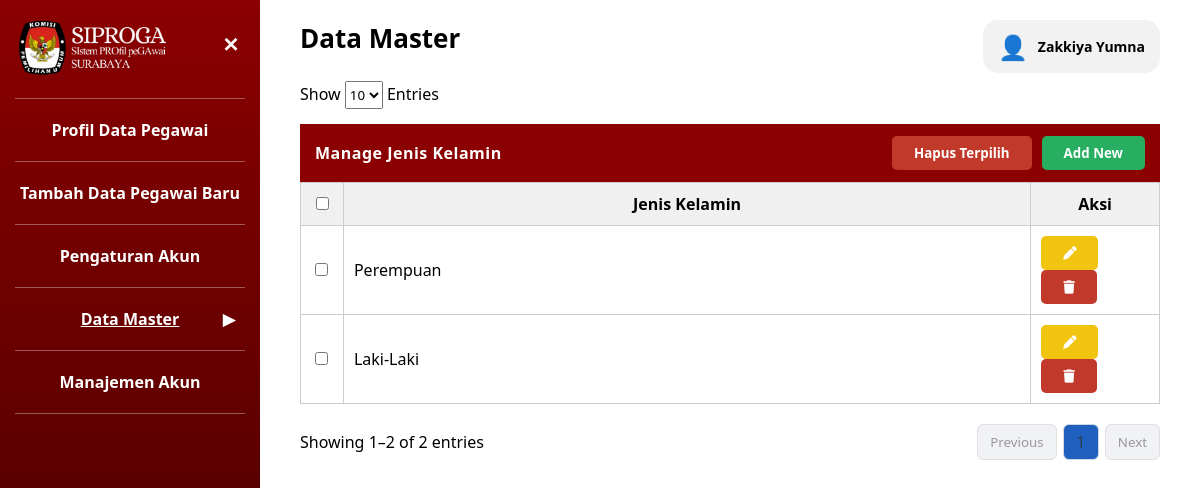
Screenshot of /admin/Admin_DM_Gender.php (signed in) with the database file from the repository.
### tables this page shows
CREATE TABLE `user` (
  `id_user` int UNSIGNED NOT NULL,
  `nip` char(18) NOT NULL,
  `username` varchar(50) NOT NULL,
  `email` varchar(100) NOT NULL,
  `password` varchar(255) NOT NULL,
  `role` enum('admin','pegawai') NOT NULL DEFAULT 'pegawai',
  `last_login` datetime DEFAULT NULL,
  `is_active` tinyint(1) NOT NULL DEFAULT '1',
  `created_at` timestamp NOT NULL DEFAULT CURRENT_TIMESTAMP
);

CREATE TABLE `pegawai` (
  `nip` char(18) NOT NULL,
  `nama_pegawai` varchar(250) NOT NULL,
  `tempat_lahir` varchar(100) NOT NULL,
  `tanggal_lahir` date NOT NULL,
  `alamat` varchar(100) NOT NULL,
  `tmt_cpns` date DEFAULT NULL,
  `tmt_pns` date DEFAULT NULL,
  `no_telp` varchar(15) NOT NULL,
  `created_at` timestamp NOT NULL DEFAULT CURRENT_TIMESTAMP,
  `updated_at` timestamp NOT NULL DEFAULT CURRENT_TIMESTAMP ON UPDATE CURRENT_TIMESTAMP,
  `id_jenis_kelamin` int UNSIGNED NOT NULL,
  `id_agama` int UNSIGNED NOT NULL,
  `id_status_perkawinan` int UNSIGNED NOT NULL,
  `id_gol` int UNSIGNED NOT NULL,
  `id_unit_kerja` int UNSIGNED NOT NULL,
  `foto` varchar(50) NOT NULL,
  `tipe_karyawan` varchar(10) NOT NULL,
  `instansi` varchar(50) NOT NULL
);

CREATE TABLE `master_jenis_kelamin` (
  `id_jenis_kelamin` int UNSIGNED NOT NULL,
  `jenis_kelamin` varchar(10) NOT NULL,
  `keterangan` varchar(100) DEFAULT NULL
);

### admin/Admin_DM_Gender.php (the view, shortened to what this page needs)
<?php
include '../config/koneksi.php';
$nip_session = $_SESSION['nip'];
$stmtAdmin = $conn->prepare("
    SELECT u.username, u.role, p.nama_pegawai
    FROM user u
    JOIN pegawai p ON u.nip = p.nip
    WHERE u.nip = ?
");
$stmtAdmin->bind_param("s", $nip_session);
$stmtAdmin->execute();
$resultAdmin = $stmtAdmin->get_result();
$admin = $resultAdmin->fetch_assoc() ?? [
    'username' => 'Administrator',
    'nama_pegawai' => 'Administrator'
];
$limit = 10;
$page = isset($_GET['page']) ? (int)$_GET['page'] : 1;
$offset = ($page - 1) * $limit;
$totalQuery = mysqli_query($conn, "SELECT COUNT(*) as total FROM master_jenis_kelamin");
$totalData = mysqli_fetch_assoc($totalQuery)['total'];
$totalPages = ceil($totalData / $limit);
$query = mysqli_query($conn,
    "SELECT id_jenis_kelamin, jenis_kelamin
     FROM master_jenis_kelamin
     ORDER BY id_jenis_kelamin
     LIMIT $limit OFFSET $offset"
);
?>
<!DOCTYPE html>
<html lang="id">
<head>
    <link rel="stylesheet" href="../assets/data_master.css">
    <link rel="stylesheet" href="../assets/style.css" />
    <link rel="stylesheet" href="https://cdnjs.cloudflare.com/ajax/libs/font-awesome/6.5.0/css/all.min.css">
</head>
<body class="role-admin">
<aside class="sidebar" id="sidebar">
    <div class="logo_siproga">
      <img src="../auth/Logo_Siproga.png">
      <button class="tombol-menu" id="tombolMenu">✕</button>
    </div>
    <hr class="garis-menu">
    <a href="Admin_Profil_Data_Pegawai.php" class="item-menu">
        Profil Data Pegawai
    </a>
    <hr class="garis-menu">
    <a href="Admin_Tambah_Data.php" class="item-menu">
        Tambah Data Pegawai Baru
    </a>
    <hr class="garis-menu">
    <a href="Admin_Pengaturan_Akun.php" class="item-menu">
        Pengaturan Akun
    </a>
    <hr class="garis-menu">
    <div class="item-menu aktif" id="menuDataMaster">
        <span>Data Master</span>
        <span class="panah-menu" id="panahDataMaster">▼</span>
    </div>
    <hr class="garis-menu">
    <a href="Admin_Manajemen_Akun.php" class="item-menu">
      Manajemen Akun
    </a>
    <hr class="garis-menu">
</aside>
<main class="konten">
<h2>Data Master</h2>
<div class="user-profile" id="userProfile">
    <div class="user-info">
        <div class="user-icon">👤</div>
        <div class="user-text">
            <div class="user-name">
                <?= htmlspecialchars($admin['nama_pegawai']); ?>
            </div>
        </div>
    </div>
</div>
<div style="display:flex; justify-content:space-between; align-items:center; margin-bottom:15px;">
    <div>
        Show
        <select id="entriesSelect" style="height:28px;">
            <option value="10" selected>10</option>
        </select>
        Entries
    </div>
</div>
<div class="header-master">
    <span class="judul-master">Manage Jenis Kelamin</span>
    <div class="header-actions">
        <button type="button"
                class="tombol-hapus"
                onclick="openBulkDeleteModal()">
            Hapus Terpilih
        </button>
        <button type="button"
                class="tombol-tambah"
                onclick="openModal()">
            Add New
        </button>
    </div>
</div>
<form method="POST" id="formBulkDelete">
<table width="100%" class="tabel-master">
    <thead>
        <tr>
            <th width="5%">
                <input type="checkbox" id="checkAll">
            </th>
            <th>Jenis Kelamin</th>
            <th width="15%">Aksi</th>
        </tr>
    </thead>
    <tbody>
    <?php
    if (mysqli_num_rows($query) > 0) {
        while ($row = mysqli_fetch_assoc($query)) {
    ?>
    <tr>
        <td>
            <input type="checkbox"
                   name="id_delete[]"
                   value="<?= $row['id_jenis_kelamin']; ?>">
        </td>
        <td><?= htmlspecialchars($row['jenis_kelamin']); ?></td>
        <td>
            <button type="button"
                    class="tombol-ubah"
                    onclick="openEditModal(<?= $row['id_jenis_kelamin']; ?>, '<?= htmlspecialchars($row['jenis_kelamin']); ?>')">
                <i class="fa-solid fa-pen"></i>
            </button>
            <button type="button"
                    class="tombol-hapus"
                    onclick="openDeleteModal(<?= $row['id_jenis_kelamin']; ?>)">
                <i class="fa-solid fa-trash"></i>
            </button>
        </td>
    </tr>
    <?php
        }
    } else {
        echo "<tr>
                <td colspan='3' style='text-align:center; padding:20px;'>
                    Belum ada data
                </td>
            </tr>";
    }
    ?>
    </tbody>
</table>
</form>
<?php
$start = $offset + 1;
$end = min($offset + $limit, $totalData);
?>
<div class="table-footer">
    <div>
        Showing <?= $start ?>–<?= $end ?> of <?= $totalData ?> entries
    </div>
    <div id="pagination">
        <?php if ($page > 1): ?>
            <a href="?page=<?= $page - 1 ?>" class="tombol-previous">Previous</a>
        <?php else: ?>
            <button class="tombol-previous" disabled>Previous</button>
        <?php endif; ?>
        <?php for ($i = 1; $i <= $totalPages; $i++): ?>
            <a href="?page=<?= $i ?>"
               class="tombol-next"
               style="<?= $i == $page ? 'background:#1f5fbf;' : '' ?>">
                <?= $i ?>
            </a>
        <?php endfor; ?>
        <?php if ($page < $totalPages): ?>
            <a href="?page=<?= $page + 1 ?>" class="tombol-next">Next</a>
        <?php else: ?>
            <button class="tombol-next" disabled>Next</button>
        <?php endif; ?>
    </div>
</div>
</main>
</body>
</html>

### assets/data_master.css (style rules this page uses)
* { box-sizing: border-box; font-family: "Segoe UI", Tahoma, sans-serif; }
body { margin: 0; min-height: 100vh; display: flex; background: #ffffff; }
.sidebar { width: 260px; background: linear-gradient(to bottom, #8b0000, #3b0000); color: #fff; padding: 20px 15px; min-height: 100vh; }
.tombol-menu { background: none; border: none; color: #fff; font-size: 22px; cursor: pointer; }
.garis-menu { border: none; border-top: 1px solid rgba(255, 255, 255, 0.35); margin: 12px 0; }
.item-menu { padding: 8px 5px; cursor: pointer; font-weight: bold; text-align: center; position: relative; }
.item-menu.aktif { text-decoration: underline; }
.panah-menu { position: absolute; right: 10px; top: 50%; transform: translateY(-50%); }
.konten { flex: 1; padding: 20px 40px 30px; position: relative; }
.konten h2 { margin: 0 0 25px; font-size: 26px; }
.tabel-master { width: 100%; border-collapse: collapse; table-layout: fixed; }
.tabel-master th, .tabel-master td { border: 1px solid #ccc; padding: 10px; }
.tabel-master th { background: #f0f0f0; }
.header-master { background: #8b0000; color: white; padding: 12px 15px; display: flex; justify-content: space-between; align-items: center; margin-bottom: 0; }
.judul-master { font-weight: 700; font-size: 16px; letter-spacing: 0.5px; }
.header-actions { display: flex; gap: 10px; }
.tombol-ubah { background: #f1c40f; color: #000; border: none; padding: 8px 22px; border-radius: 5px; font-weight: bold; cursor: pointer; }
.tombol-hapus { background: #c0392b; color: #fff; border: none; padding: 8px 22px; border-radius: 5px; font-weight: bold; cursor: pointer; }
.tombol-tambah { background: #27ae60; color: #fff; border: none; padding: 8px 22px; border-radius: 5px; font-weight: bold; cursor: pointer; }
.table-footer { display: flex; justify-content: space-between; align-items: center; margin-top: 20px; }
#pagination { display: flex; align-items: center; gap: 6px; }
#pagination a, #pagination button { min-width: 36px; height: 36px; padding: 0 12px; border-radius: 6px; border: 1px solid #d0d7e2; background: #ffffff; color: #2c3e50; font-weight: 500; text-decoration: none; display: flex; align-items: center; justify-content: center; cursor: pointer; transition: all 0.2s ease; }
#pagination button:disabled { background: #f0f2f5; color: #999; border-color: #e0e0e0; cursor: not-allowed; }

### assets/style.css (style rules this page uses)
* { box-sizing: border-box; font-family: "Segoe UI", Tahoma, sans-serif; }
body { margin: 0; min-height: 100vh; display: flex; background: #ffffff; }
.sidebar { width: 260px; background: linear-gradient(to bottom, #8b0000, #3b0000); color: #fff; padding: 20px 15px; min-height: 100vh; }
.tombol-menu { background: none; border: none; color: #fff; font-size: 22px; cursor: pointer; font-weight: bold; }
.garis-menu { border: none; border-top: 1px solid rgba(255, 255, 255, 0.35); margin: 12px 0; }
.item-menu { padding: 8px 5px; cursor: pointer; font-weight: bold; text-align: center; position: relative; display: block; text-decoration: none; color: white; }
.item-menu.aktif { text-decoration: underline; }
.panah-menu { position: absolute; right: 10px; top: 50%; transform: translateY(-50%); }
.konten { flex: 1; padding: 20px 40px 30px; position: relative; }
.konten h2 { margin: 0 0 25px; font-size: 26px; }
.tombol-ubah { background: #f1c40f; color: #fff; border: none; padding: 8px 22px; border-radius: 5px; font-weight: bold; cursor: pointer; }
.tombol-hapus { background: #c0392b; color: #fff; border: none; padding: 8px 22px; border-radius: 5px; font-weight: bold; cursor: pointer; }
.tombol-tambah { background: #27ae60; color: #fff; border: none; padding: 8px 22px; border-radius: 5px; font-weight: bold; cursor: pointer; }
.user-profile { position: absolute; top: 20px; right: 40px; z-index: 9999; }
.user-info { display: flex; align-items: center; gap: 10px; background: #f2f2f2; padding: 10px 15px; border-radius: 15px; }
.user-icon { font-size: 24px; }
.user-name { font-weight: bold; font-size: 14px; }
.logo_siproga { display: flex; align-items: flex-start; position: relative; }
.logo_siproga img { width: 170px; height: auto; padding-right: 12px; display: block; margin-bottom: 10px; }
.tombol-menu { font-size: 20px; background: none; border: none; color: white; cursor: pointer; position: absolute; right: 0px; top: 10px; }

### rows the page displays
user: nip.nama_pegawai "Zakkiya Yumna"
master_jenis_kelamin: jenis_kelamin "Perempuan"
master_jenis_kelamin: jenis_kelamin "Laki-Laki"

### other values shown
$start "1"
$end "2"
$totalData "2"
